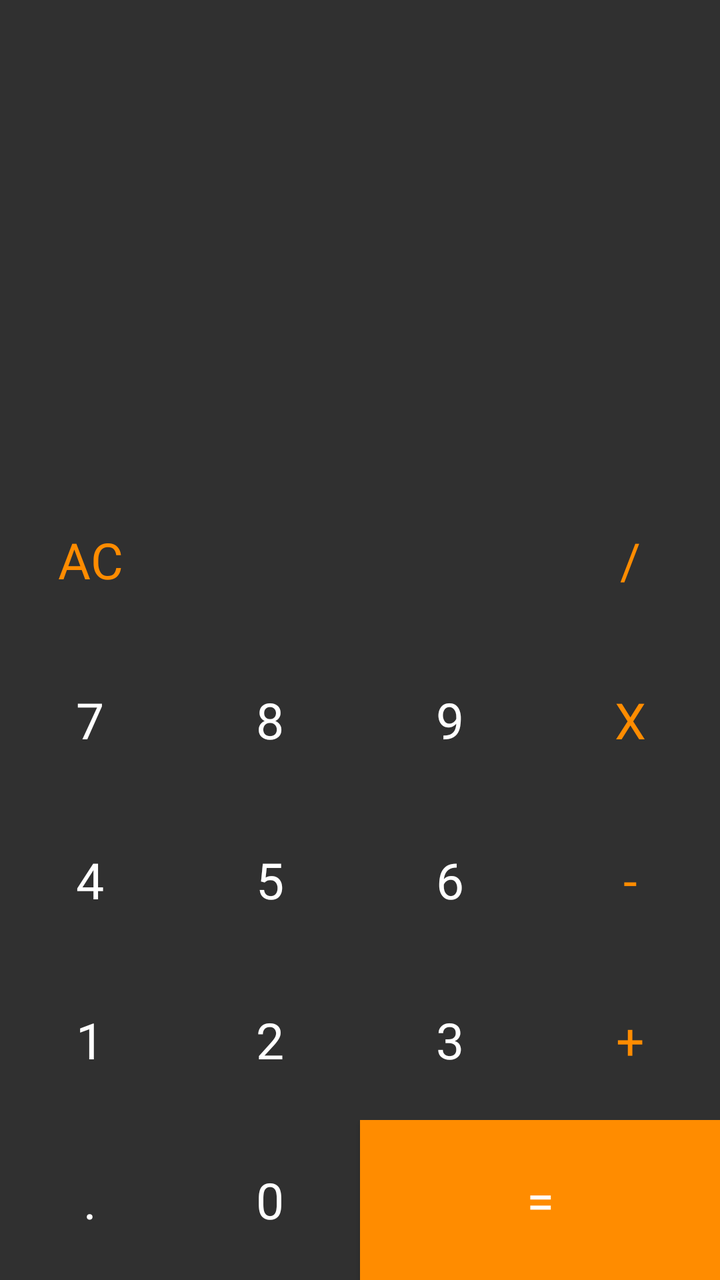
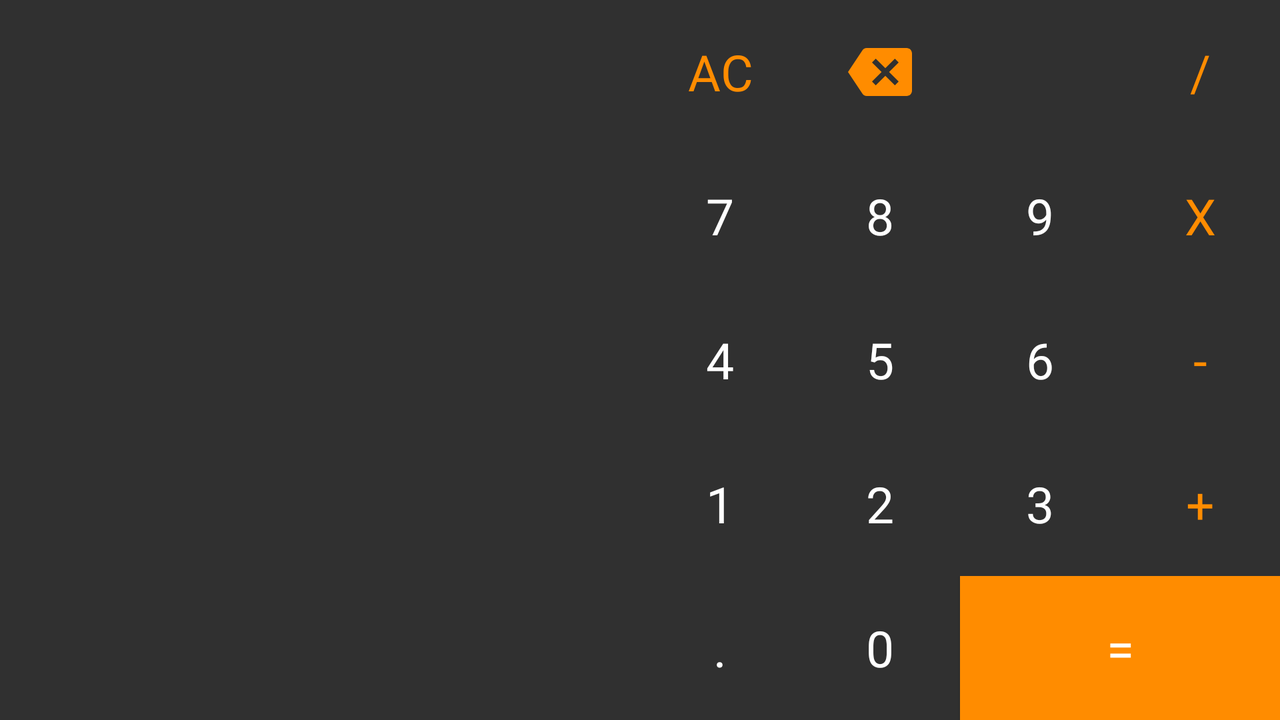

The same Android screen from two of the app's own layout files: first res/layout/ as a phone draws it, then the repository's variant for another configuration, drawn on a device whose configuration selects that folder. Both files follow.
<!-- AndroidManifest.xml: application theme Theme.Calculator2App -->
<!-- res/layout/activity_main.xml -->
<?xml version="1.0" encoding="utf-8"?>
<LinearLayout xmlns:android="http://schemas.android.com/apk/res/android"
    xmlns:tools="http://schemas.android.com/tools"
    android:layout_width="match_parent"
    android:layout_height="match_parent"
    android:orientation="vertical"
    tools:context=".ui.main.MainActivity">

    <LinearLayout
        android:layout_width="match_parent"
        android:layout_height="0dp"
        android:layout_weight="3"
        android:orientation="vertical">
        <TextView
            android:id="@+id/tvNumbers"
            android:layout_width="match_parent"
            android:layout_height="0dp"
            android:layout_weight="1"
            android:fontFamily="@font/orbitron"
            android:scrollbars="vertical"
            android:textSize="35sp"
            android:gravity="center_vertical"
            android:layout_gravity="center_vertical"
            android:layout_margin="20dp"
            tools:ignore="NestedWeights" />

        <TextView
            android:id="@+id/tvResult"
            android:layout_width="match_parent"
            android:layout_height="0dp"
            android:scrollbars="vertical"
            android:layout_weight="1"
            android:fontFamily="@font/orbitron"
            android:textSize="35sp"
            android:gravity="center_vertical"
            android:layout_gravity="center_vertical"
            android:layout_margin="20dp" />
    </LinearLayout>
    
    <LinearLayout
        style="@style/buttonRow">

        <Button
            android:id="@+id/btnClear"
            style="@style/buttonOperation"
            android:text="@string/ac" />
        <ImageView
            android:id="@+id/btnBackspace"
            style="@style/buttonOperation"
            android:contentDescription="@string/backspace"
            android:src="@drawable/baseline_backspace_24_2"
            android:padding="40dp"
            />

        <Button
            android:id="@+id/btnDisabled"
            style="@style/buttonOperation"
            tools:ignore="SpeakableTextPresentCheck" />

        <Button
            android:id="@+id/btnOprDivide"
            style="@style/buttonOperation"
            android:text="@string/divide" />
    </LinearLayout>

    <LinearLayout
        style="@style/buttonRow">

        <Button
            android:id="@+id/btnNum7"
            style="@style/buttonNumber"
            android:text="@string/seven" />

        <Button
            android:id="@+id/btnNum8"
            style="@style/buttonNumber"
            android:text="@string/eight" />

        <Button
            android:id="@+id/btnNum9"
            style="@style/buttonNumber"
            android:text="@string/nine" />

        <Button
            android:id="@+id/btnOprMultiply"
            style="@style/buttonOperation"
            android:text="@string/multiply" />
    </LinearLayout>

    <LinearLayout
        style="@style/buttonRow">

        <Button
            android:id="@+id/btnNum4"
            style="@style/buttonNumber"
            android:text="@string/four" />

        <Button
            android:id="@+id/btnNum5"
            style="@style/buttonNumber"
            android:text="@string/five" />

        <Button
            android:id="@+id/btnNum6"
            style="@style/buttonNumber"
            android:text="@string/six" />

        <Button
            android:id="@+id/btnOprSubtract"
            style="@style/buttonOperation"
            android:text="@string/subtract" />
    </LinearLayout>

    <LinearLayout
        style="@style/buttonRow">

        <Button
            android:id="@+id/btnNum1"
            style="@style/buttonNumber"
            android:text="@string/one" />

        <Button
            android:id="@+id/btnNum2"
            style="@style/buttonNumber"
            android:text="@string/two" />

        <Button
            android:id="@+id/btnNum3"
            style="@style/buttonNumber"
            android:text="@string/three" />

        <Button
            android:id="@+id/btnOprAdd"
            style="@style/buttonOperation"
            android:text="@string/add" />
    </LinearLayout>

    <LinearLayout
        style="@style/buttonRow">

        <Button
            android:id="@+id/btnDot"
            style="@style/buttonNumber"
            android:text="@string/dot" />

        <Button
            android:id="@+id/btnNum0"
            style="@style/buttonNumber"
            android:text="@string/zero" />


        <Button
            android:id="@+id/btnEqual"
            style="@style/buttonNumber"
            android:layout_weight="2"
            android:background="@color/orange"
            android:text="@string/equal"
            tools:ignore="TextContrastCheck,VisualLintButtonSize" />
    </LinearLayout>

</LinearLayout>
<!-- resources referenced by this layout -->
<resources>
  <color name="orange">#ff8c00</color>
  <!-- drawable baseline_backspace_24_2 (drawable) -->
  <vector android:autoMirrored="true" android:height="16dp"
      android:tint="#FF8C00" android:viewportHeight="24"
      android:viewportWidth="24" android:width="16dp" xmlns:android="http://schemas.android.com/apk/res/android">
      <path android:fillColor="@android:color/white" android:pathData="M22,3L7,3c-0.69,0 -1.23,0.35 -1.59,0.88L0,12l5.41,8.11c0.36,0.53 0.9,0.89 1.59,0.89h15c1.1,0 2,-0.9 2,-2L24,5c0,-1.1 -0.9,-2 -2,-2zM19,15.59L17.59,17 14,13.41 10.41,17 9,15.59 12.59,12 9,8.41 10.41,7 14,10.59 17.59,7 19,8.41 15.41,12 19,15.59z"/>
  </vector>
  <string name="ac" translatable="false">AC</string>
  <string name="add" translatable="false">+</string>
  <string name="backspace">backspace</string>
  <string name="divide" translatable="false">/</string>
  <string name="dot" translatable="false">.</string>
  <string name="eight">8</string>
  <string name="equal" translatable="false">=</string>
  <string name="five">5</string>
  <string name="four">4</string>
  <string name="multiply" translatable="false">X</string>
  <string name="nine">9</string>
  <string name="one">1</string>
  <string name="seven">7</string>
  <string name="six">6</string>
  <string name="subtract" translatable="false">-</string>
  <string name="three">3</string>
  <string name="two">2</string>
  <string name="zero">0</string>
  <style name="buttonNumber">
          <item name="android:layout_width">0dp</item>
          <item name="android:layout_height">match_parent</item>
          <item name="android:layout_weight">1</item>
          <item name="android:textSize">25sp</item>
          <item name="android:background">@null</item>
          <item name="android:gravity">center</item>
          <item name="android:fontFamily">@font/orbitron</item>
          <item name="android:textColor">@color/white</item>
  
      </style>
  <style name="buttonOperation" parent="buttonNumber">
          <item name="android:textColor">@color/orange</item>
          <item name="android:fontFamily">@font/orbitron</item>
      </style>
  <style name="buttonRow">
          <item name="android:layout_width">match_parent</item>
          <item name="android:layout_height">0dp</item>
          <item name="android:layout_weight">1</item>
      </style>
  <style name="Theme.Calculator2App" parent="Theme.AppCompat">
          <item name="colorPrimary">@color/orange</item>
          <item name="colorPrimaryVariant">@color/lightBlack</item>
          <item name="colorOnPrimary">@color/white</item>
          <item name="fontFamily">@font/orbitron</item>
      </style>
  <color name="white">#FFFFFFFF</color>
  <color name="lightBlack">#222</color>
</resources>
<!-- res/layout-land/activity_main.xml (the repository's variant of the layout above) -->
<!-- drawn on the phone turned sideways -->
<?xml version="1.0" encoding="utf-8"?>
<LinearLayout xmlns:android="http://schemas.android.com/apk/res/android"
    xmlns:tools="http://schemas.android.com/tools"
    android:layout_width="match_parent"
    android:layout_height="match_parent"
    android:baselineAligned="false"
    android:weightSum="6"
    android:orientation="horizontal">

    <LinearLayout
        android:layout_width="0dp"
        android:layout_height="match_parent"
        android:orientation="vertical"
        android:layout_weight="3">

        <TextView
            android:id="@+id/tvNumbers"
            android:layout_width="match_parent"
            android:layout_height="0dp"
            android:fontFamily="@font/orbitron"
            android:scrollbars="vertical"
            android:textSize="35sp"
            android:layout_weight="1"
            android:gravity="center_vertical"
            android:layout_gravity="center_vertical"
            android:layout_margin="20dp"
            tools:ignore="NestedWeights" />

        <TextView
            android:id="@+id/tvResult"
            android:layout_width="match_parent"
            android:layout_height="0dp"
            android:fontFamily="@font/orbitron"
            android:scrollbars="vertical"
            android:textSize="35sp"
            android:layout_weight="1"
            android:gravity="center_vertical"
            android:layout_gravity="center_vertical"
            android:layout_margin="20dp" />

    </LinearLayout>

    <LinearLayout
        android:layout_width="0dp"
        android:layout_height="match_parent"
        android:orientation="vertical"
        android:layout_weight="3">

        <LinearLayout
            style="@style/buttonRow">

            <Button
                android:id="@+id/btnClear"
                style="@style/buttonOperation"
                android:text="@string/ac" />
            <ImageView
                android:id="@+id/btnBackspace"
                style="@style/buttonOperation"
                android:contentDescription="@string/backspace"
                android:src="@drawable/baseline_backspace_24_2"
                android:padding="20dp"
                />

            <Button
                android:id="@+id/btnDisabled"
                style="@style/buttonOperation"
                tools:ignore="SpeakableTextPresentCheck" />

            <Button
                android:id="@+id/btnOprDivide"
                style="@style/buttonOperation"
                android:text="@string/divide" />
        </LinearLayout>

        <LinearLayout
            style="@style/buttonRow">

            <Button
                android:id="@+id/btnNum7"
                style="@style/buttonNumber"
                android:text="@string/seven" />

            <Button
                android:id="@+id/btnNum8"
                style="@style/buttonNumber"
                android:text="@string/eight" />

            <Button
                android:id="@+id/btnNum9"
                style="@style/buttonNumber"
                android:text="@string/nine" />

            <Button
                android:id="@+id/btnOprMultiply"
                style="@style/buttonOperation"
                android:text="@string/multiply" />
        </LinearLayout>

        <LinearLayout
            style="@style/buttonRow">

            <Button
                android:id="@+id/btnNum4"
                style="@style/buttonNumber"
                android:text="@string/four" />

            <Button
                android:id="@+id/btnNum5"
                style="@style/buttonNumber"
                android:text="@string/five" />

            <Button
                android:id="@+id/btnNum6"
                style="@style/buttonNumber"
                android:text="@string/six" />

            <Button
                android:id="@+id/btnOprSubtract"
                style="@style/buttonOperation"
                android:text="@string/subtract" />
        </LinearLayout>

        <LinearLayout
            style="@style/buttonRow">

            <Button
                android:id="@+id/btnNum1"
                style="@style/buttonNumber"
                android:text="@string/one" />

            <Button
                android:id="@+id/btnNum2"
                style="@style/buttonNumber"
                android:text="@string/two" />

            <Button
                android:id="@+id/btnNum3"
                style="@style/buttonNumber"
                android:text="@string/three" />

            <Button
                android:id="@+id/btnOprAdd"
                style="@style/buttonOperation"
                android:text="@string/add" />
        </LinearLayout>

        <LinearLayout
            style="@style/buttonRow">

            <Button
                android:id="@+id/btnDot"
                style="@style/buttonNumber"
                android:text="@string/dot" />

            <Button
                android:id="@+id/btnNum0"
                style="@style/buttonNumber"
                android:text="@string/zero" />


            <Button
                android:id="@+id/btnEqual"
                style="@style/buttonNumber"
                android:layout_weight="2"
                android:background="@color/orange"
                android:text="@string/equal"
                tools:ignore="TextContrastCheck,VisualLintButtonSize" />
        </LinearLayout>

    </LinearLayout>

</LinearLayout>
